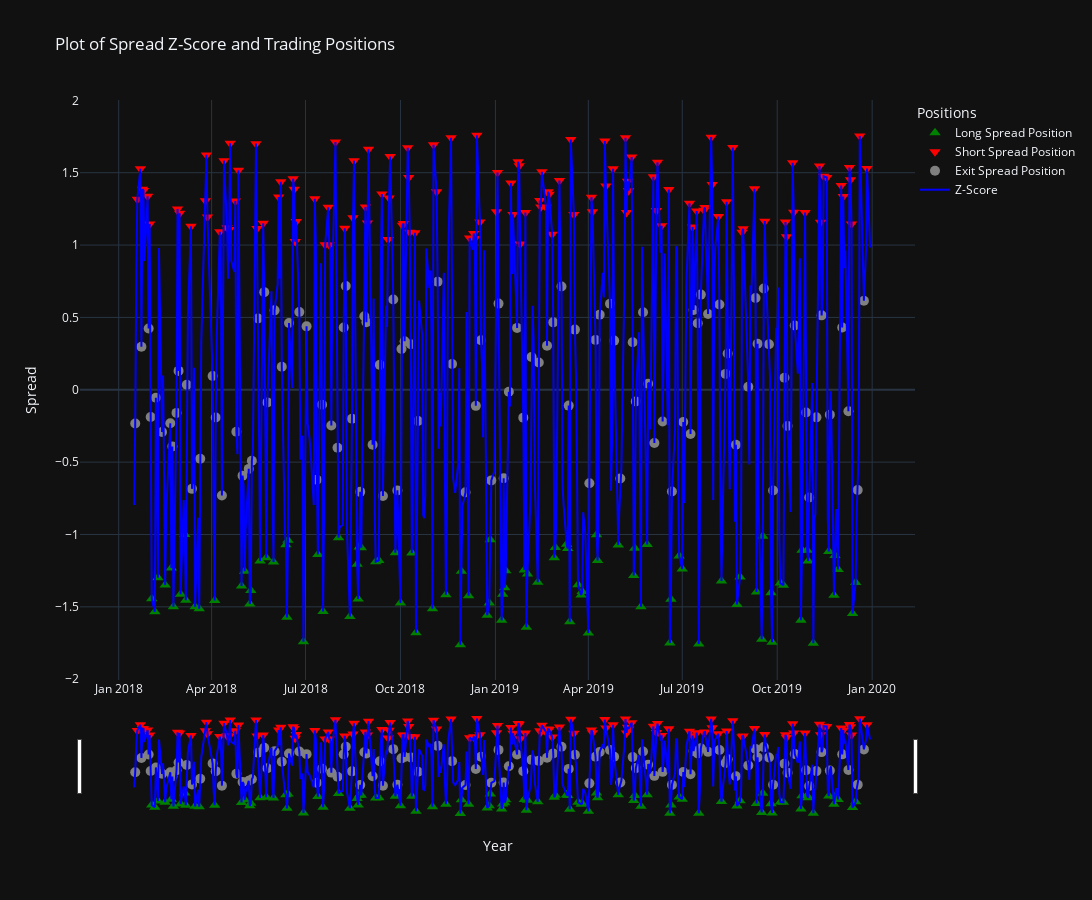

Here is the notebook cell this chart was saved with:
### Markdown cell above
The strategy seems quite market neutral overall, which means that the Kalman Filter is doing quite good job of estimating the Hedge Ratio.

### Code cell
import plotly.graph_objects as go

# Set theme
sns.set_theme(style='darkgrid')

# Simulate trading and get trades and spread
spread = b.spread[trades.index]
zscore = (spread - spread.rolling(window=b.half_life()).mean()) / spread.rolling(window=b.half_life()).std()

# Initialize a Plotly figure
fig = go.Figure()

# Add scatter plot for long positions
fig.add_trace(go.Scatter(
    x=trades[trades == 1].index,
    y=zscore[trades == 1],
    mode='markers',
    marker=dict(color='green', symbol='triangle-up', size=10),
    name='Long Spread Position'
))

# Add scatter plot for short positions
fig.add_trace(go.Scatter(
    x=trades[trades == -1].index,
    y=zscore[trades == -1],
    mode='markers',
    marker=dict(color='red', symbol='triangle-down', size=10),
    name='Short Spread Position'
))

# Add scatter plot for exit positions
fig.add_trace(go.Scatter(
    x=trades[trades == 3].index,
    y=zscore[trades == 3],
    mode='markers',
    marker=dict(color='gray', symbol='circle', size=10),
    name='Exit Spread Position'
))

# Add line plot for Z-Score
fig.add_trace(go.Scatter(
    x=spread.index,
    y=zscore,
    mode='lines',
    line=dict(color='blue', width=2),
    name='Z-Score'
))

# Update layout to enable horizontal scrolling
fig.update_layout(
    title='Plot of Spread Z-Score and Trading Positions',
    xaxis=dict(
        title='Year',
        rangeslider=dict(visible=True),  # Enables horizontal scrolling
    ),
    yaxis=dict(title='Spread'),
    legend=dict(title='Positions', x=1, y=1),
    template='plotly_dark',
    height=900,
    width=1500,
)

# Show the Plotly figure
fig.show()
